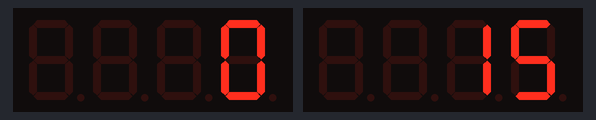
This sketch was run on a simulated Arduino Uno, built with avr-gcc and run on an emulated ATmega328P. Parts: 2 × 4-digit seven-segment display.

Above: at 0.1 s.
At 3.1 s:
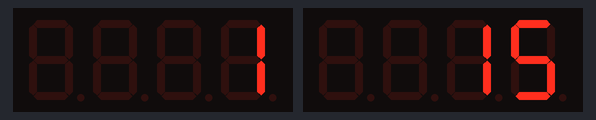
At 6.1 s:
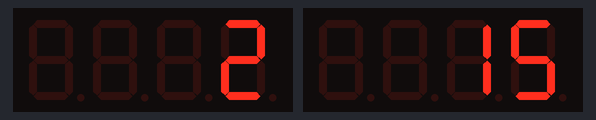
At 9.1 s:
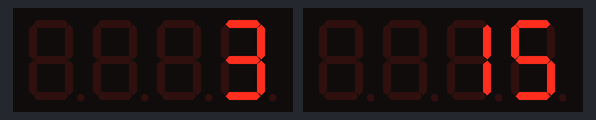
At 18.1 s:
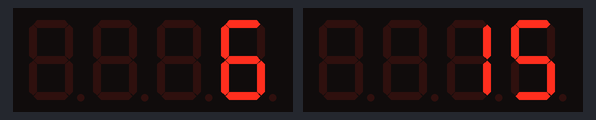
At 36.1 s:
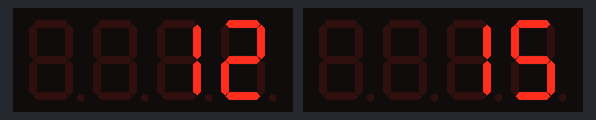

Measured:
- what the display in image 1 shows lasts 3.0 s, from 3.0 s to 6.0 s

The sketch:

peripheral.ino
```cpp
#include "Adafruit_LEDBackpack.h"

#define PLAYERSCORE_ADDRESS 0x70
#define BESTSCORE_ADDRESS 0x77

Adafruit_7segment playerScore_dis = Adafruit_7segment();
Adafruit_7segment bestScore_dis = Adafruit_7segment();

int playerScore = 0;
int bestScore = 15;

void setup() {
  //display setup
  playerScore_dis.begin(PLAYERSCORE_ADDRESS);
  bestScore_dis.begin(BESTSCORE_ADDRESS);

  playerScore_dis.setBrightness(15); //full brightness
  bestScore_dis.setBrightness(15);

  playerScore_dis.blinkRate(0); //no blinking
  bestScore_dis.blinkRate(0);
}

void loop() {
  for (int i = 0; i < 20; i++){
    display_score(i);
    delay(3000);
  }
}

void display_score(int playerScore){
  // when playerScore exceeds bestScore, increment & display it
  if (playerScore > bestScore){
    bestScore = playerScore;
  }

  playerScore_dis.print(playerScore);
  playerScore_dis.writeDisplay();
  bestScore_dis.print(bestScore);
  bestScore_dis.writeDisplay();


}
```
